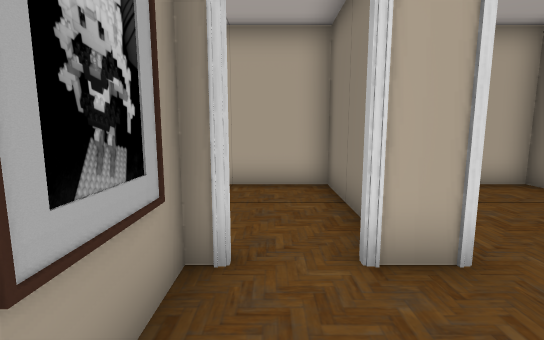
[1] (above)

24 first-person views from a walk through a 3-D level made in the Unity game engine. The camera is 1.4 m above the floor, tilts 8° down and sees 85° across. The floor is counted in squares, 1 m on a side. Each view is taken from the middle of a square. On the plan, view 1 faces up. The plan holds only what a view shows up to about 14 squares ahead; the rest is blank. The place goes on beyond the plan. The player is left out. Door leaves are left out, so doorways stand open. Some surface patterns are stand-ins.

[2]
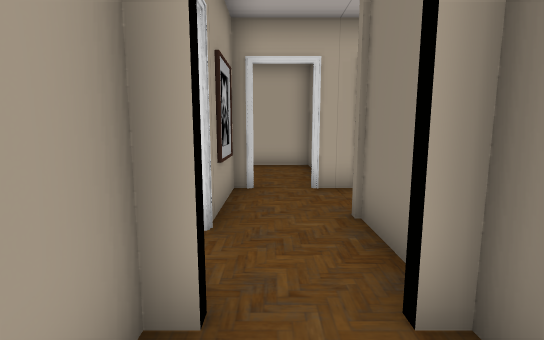

[3]
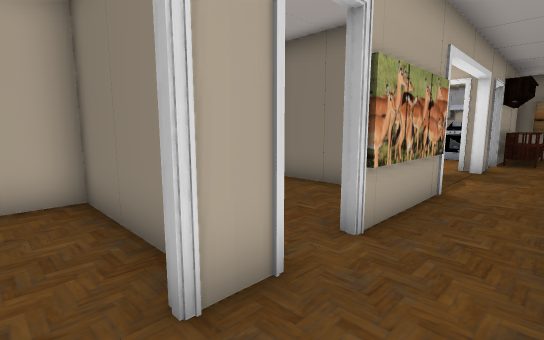

[4]
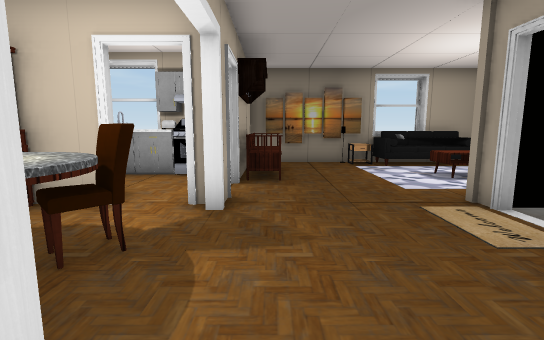

[5]
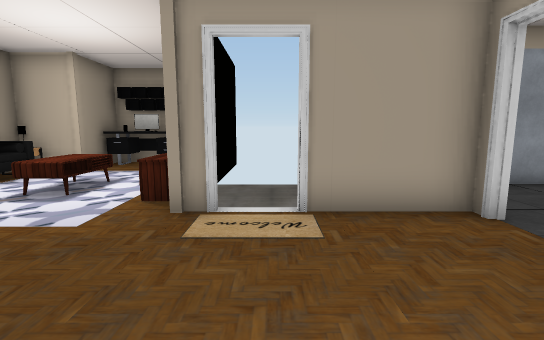

[6]
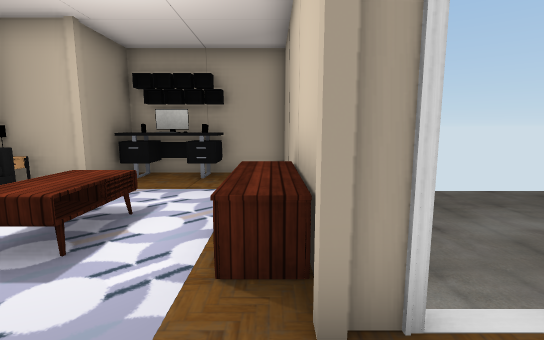

[7]
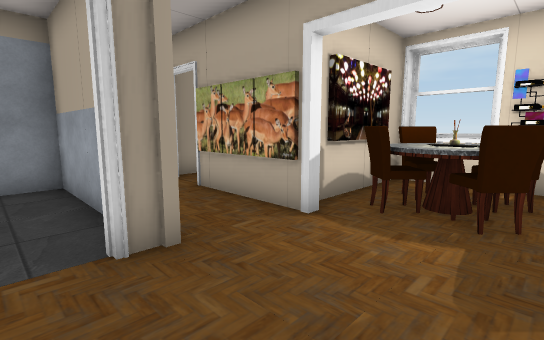

[8]
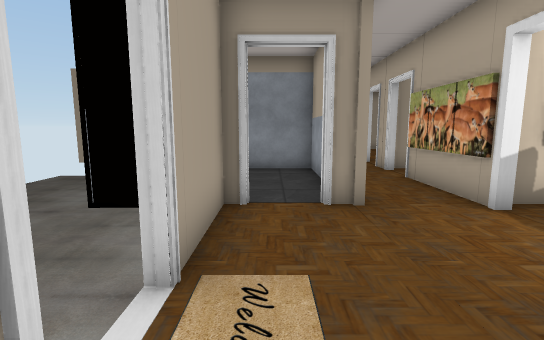

[9]
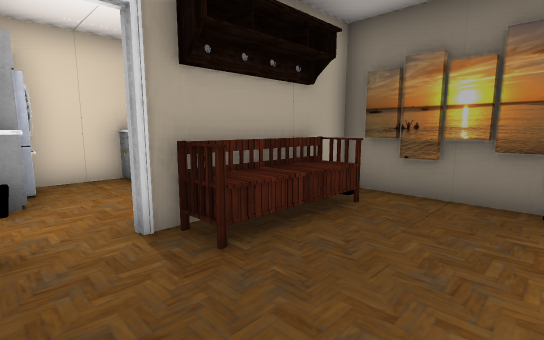

[10]
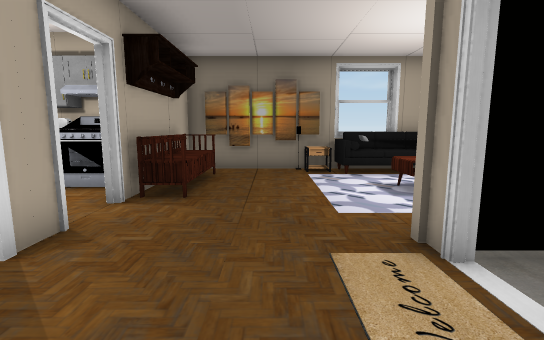

[11]
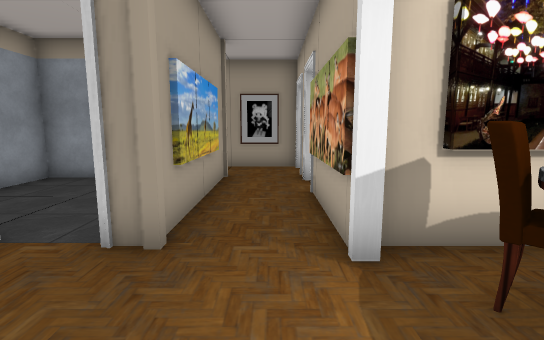

[12]
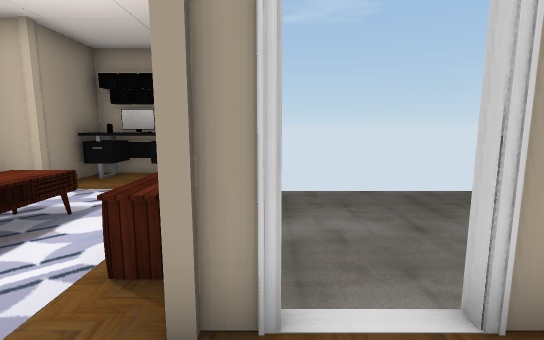

[13]
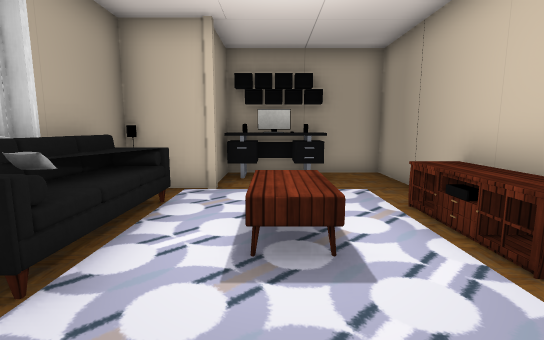

[14]
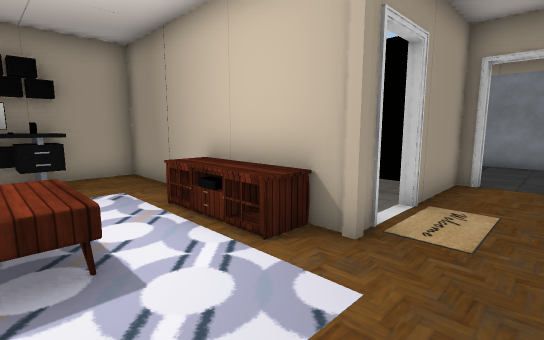

[15]
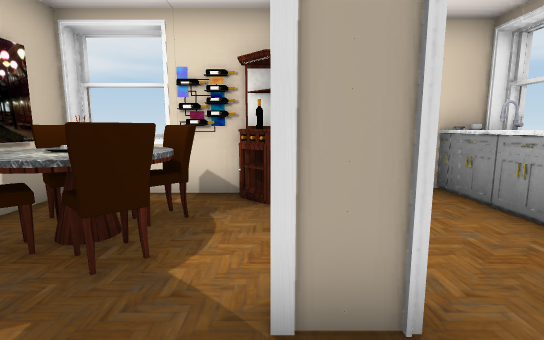

[16]
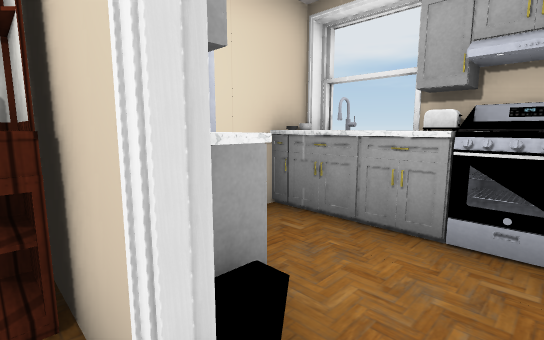

[17]
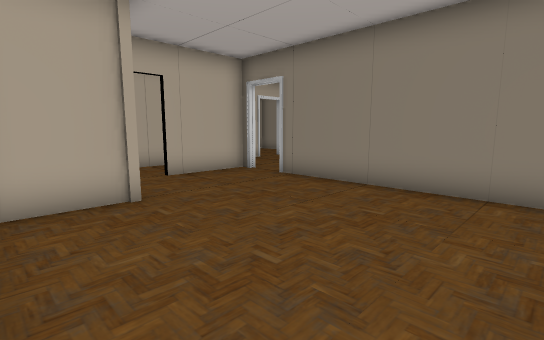

[18]
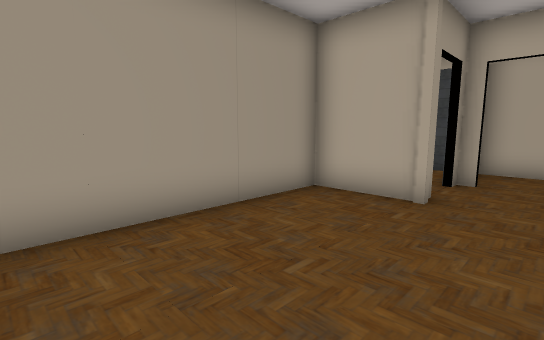

[19]
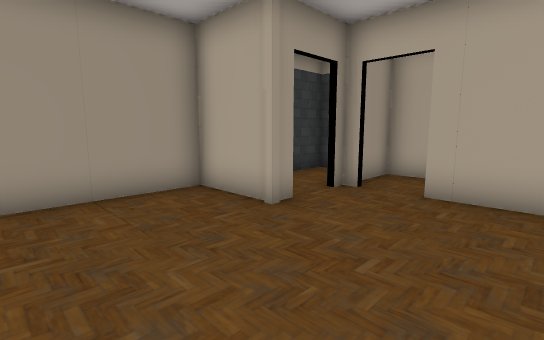

[20]
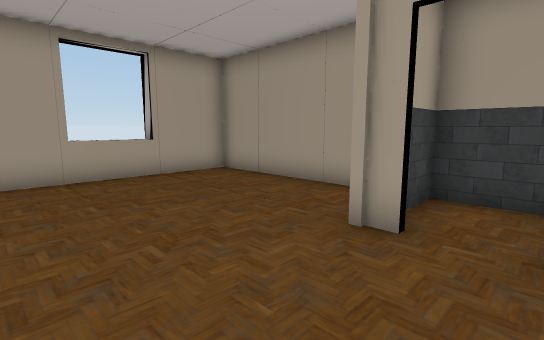

[21]
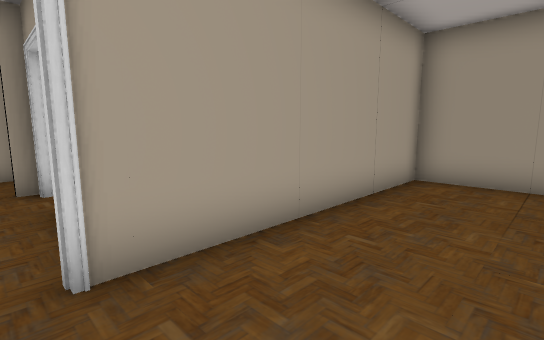

[22]
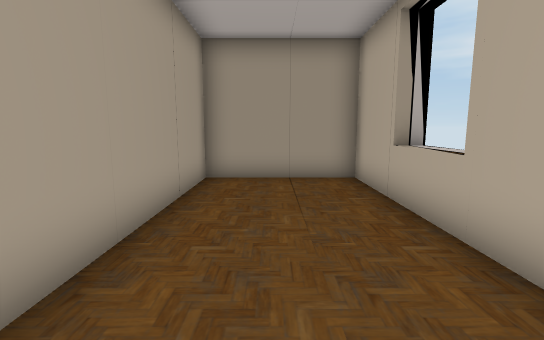

[23]
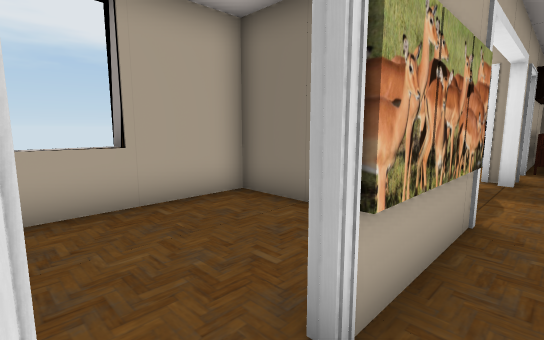

[24]
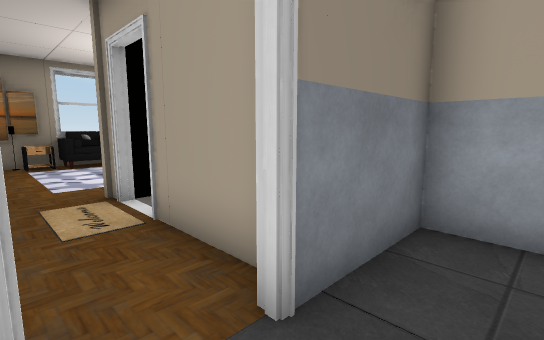

### Floor plan
Key: @ floor where view 1 was taken; # wall or solid block; . floor; D open door; ^ raised ledge; v drop or lower ground; S stove; B bench; C cabinet; T toaster; H chair; F sofa; A table; P pillow; L bottle; R fridge; O other object.
Columns run from 9 left of view 1 to 20 right of it. Each row starts with its distance up from view 1.
  8  ###^^#####^^####### C####v
  7 #.........#.....###LCRR.^^
  6 #.........#.....#HHHC ..^#
  5 #.........#.....#OO.##..TT
  4 #.........#.....#HHH....S#
  3  ########DDDD####...##.#####
  2 #..#....#..............BBBB##
  1 #..#.####.O#####O..........##
  0 #.......D@#....#D..........##
 -1 #.......D.#....DD..........O#
 -2  ##O....#.#....####DDO.   FA#
 -3 #.......#.#.....#   vA.AA PF#
 -4 #.......#.#.....#    A.AA FF#
 -5 #.......## #####     A.AA FF
 -6 #.......#vvvvvv     #..   FA
 -7 #.......#vvvvvv     #....O#O
 -8 #.......#vvvvvvvvvvv#..OOOvvv
 -9  ###^^###vvvvvvvvvvv#..OOOvvvv
-10         vvvvvvvvvvvvv##    vvv

Positions as (right, up) in squares from view 1, and headings:
1: (0, 0), facing up
2: (0, -4), facing up
3: (0, 1), facing up-right
4: (6, 2), facing right
5: (10, 3), facing down
6: (12, 0), facing down
7: (10, -1), facing up-left
8: (12, -1), facing left
9: (12, -1), facing up-right
10: (8, 0), facing right
11: (10, 2), facing left
12: (11, 0), facing down
13: (15, 0), facing down
14: (15, 0), facing down-left
15: (11, 1), facing up
16: (11, 4), facing up-right
17: (-8, -8), facing up-right
18: (-4, -8), facing up-left
19: (-2, -6), facing up-left
20: (-2, 0), facing down-left
21: (0, 6), facing down-left
22: (0, 5), facing left
23: (2, 2), facing up-right
24: (5, 0), facing down-right
